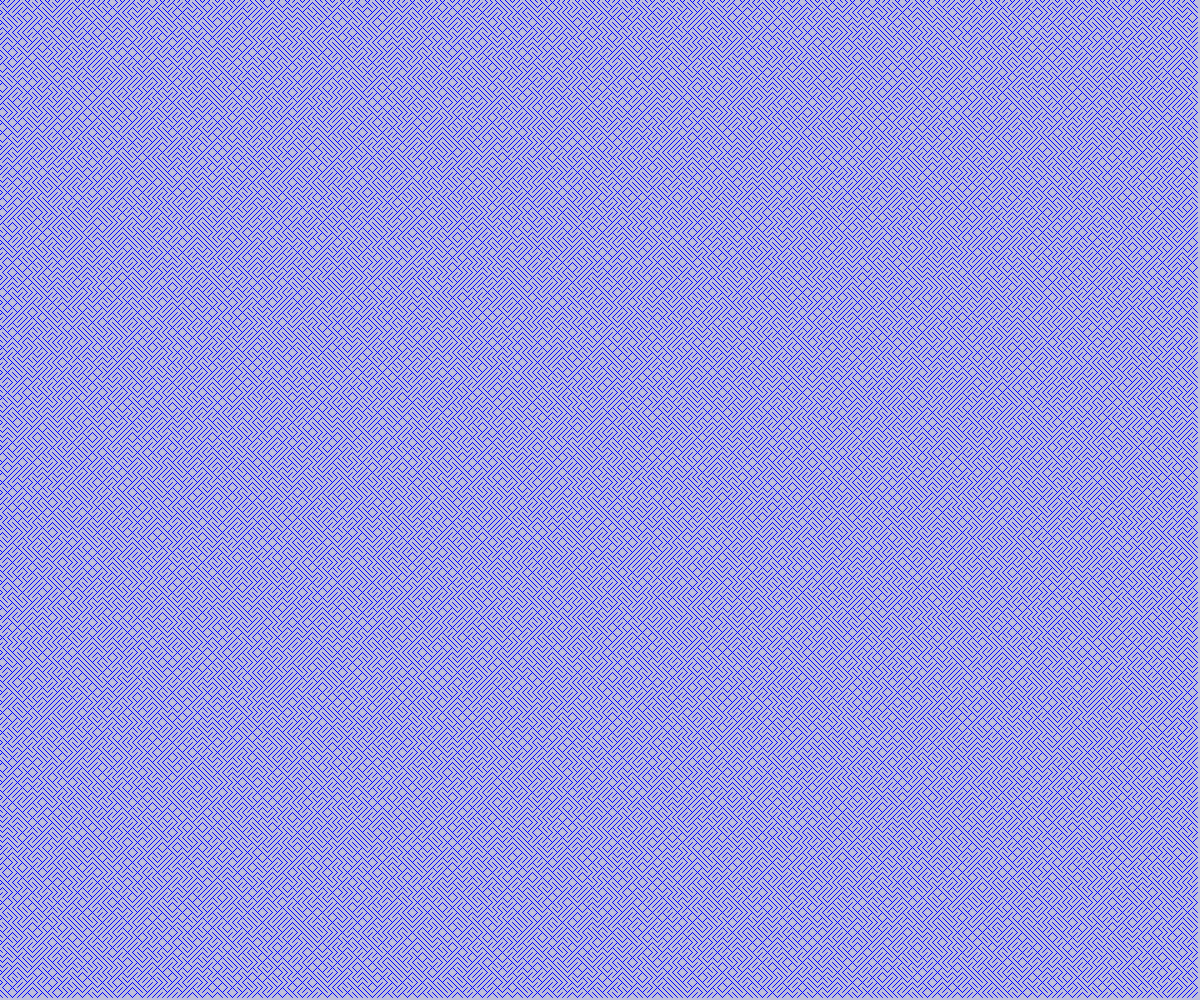
Frame 1 (no input)
Frame 60 (no input): identical to frame 1, image omitted
Frame 120 (the mouse pressed at the canvas centre since frame 60): identical to frame 1, image omitted

The p5.js sketch that drew this single still picture (run headless with seeded random() and noise() and a simulated clock; from frame 60 on, the mouse is pressed at the canvas centre):

// p5.js sketch
// ── sketch.js
// Generative Art

// October 4th 2024

const TILE_SIZE = 5;
let theTiles = [];


function setup() {
  createCanvas(windowWidth, windowHeight);
  for (let x = 0; x < width; x+=TILE_SIZE){
    for (let y = 0; y < height; y += TILE_SIZE){ 
      let someTile = spawnTile(x,y);
      theTiles.push(someTile);
    }
  }
}

function draw() {
  background(190,190,220);
  stroke("blue");

  for (let myTile of theTiles){
    line(myTile.x1, myTile.y1, myTile.x2, myTile.y2);
  }
}

function spawnTile(x,y){
  let tile;
  let choice = random(100);

  if (choice > 50){
    //negative slope
    tile = {
      x1: x - TILE_SIZE/2,
      y1: y - TILE_SIZE/2,
      x2: x + TILE_SIZE/2,
      y2: y+ TILE_SIZE/2
    };

  }

  else {
    //positive slope
    tile = {
      x1: x - TILE_SIZE/2,
      y1: y + TILE_SIZE/2,
      x2: x + TILE_SIZE/2,
      y2: y- TILE_SIZE/2
    };
  }
  return tile;
}
